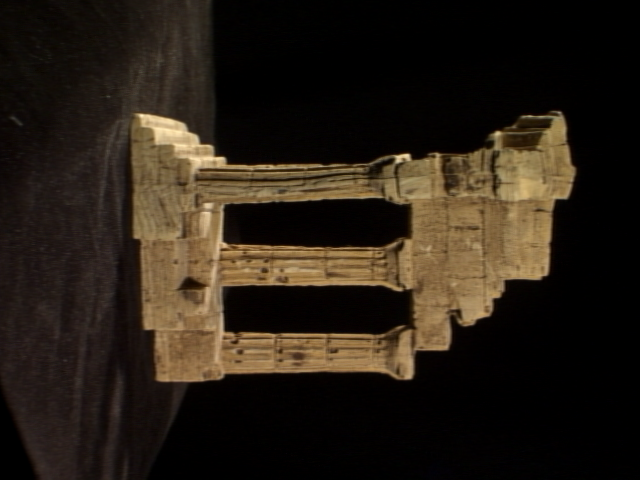
#> input picture Ex9/templeSR0001.png, 640 x 480 px
$ jupyter execute 190428D_EX9.ipynb
#> lines starting #> are read from the running program, lines starting #| are printed output that depends on the picture
Pankajan T.
190428D

[cell 1]
import cv2 as cv
import matplotlib.pyplot as plt
import numpy as np

[cell 2]
f = open(r'templeSR_par.txt', 'r')
#> (reads Ex9/templeSR_par.txt from the repository)


n = int(f.readline())

l = f.readline().split()
im1_f = l[0]
K1 = np.array([float(i) for i in l[1:10]]).reshape((3,3))
R1 = np.array([float(i) for i in l[10:19]]).reshape((3,3))
t1 = np.array([float(i) for i in l[19:22]]).reshape((3,1))

l = f.readline().split()
im2_f = l[0]
K2 = np.array([float(i) for i in l[1:10]]).reshape((3,3))
R2 = np.array([float(i) for i in l[10:19]]).reshape((3,3))
t2 = np.array([float(i) for i in l[19:22]]).reshape((3,1))

im1 = cv.imread( im1_f, cv.IMREAD_COLOR)
#> im1 is the input picture: shape (480, 640, 3); mean B, G, R 21.5, 31.4, 40.2

im2 = cv.imread( im2_f, cv.IMREAD_COLOR)
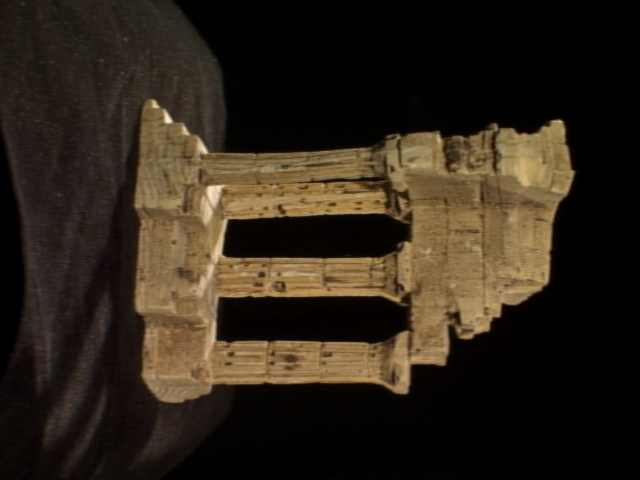
#> input picture Ex9/templeSR0002.png, 640 x 480 px
#> im2 is the input picture: shape (480, 640, 3); mean B, G, R 24.9, 36.5, 46.1


fig, ax = plt.subplots(1, 2, figsize = (10,8))
im1_n = np.rot90(cv.cvtColor(im1, cv.COLOR_BGR2RGB),k=1)
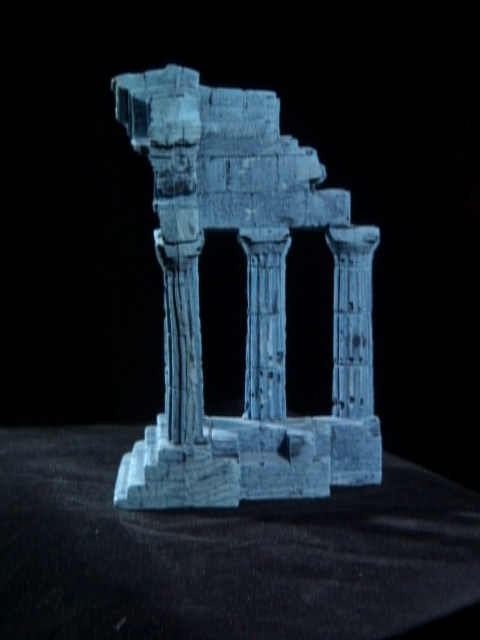
#> im1_n: shape (640, 480, 3); mean B, G, R 40.2, 31.4, 21.5
ax[0].imshow(im1_n)
ax[0].set_title('Image 1')
ax[0].axis('off')
im2_n = np.rot90(cv.cvtColor(im2, cv.COLOR_BGR2RGB),k=1)
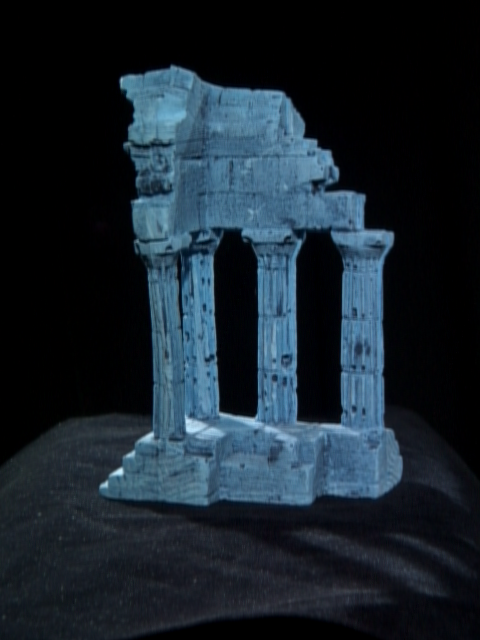
#> im2_n: shape (640, 480, 3); mean B, G, R 46.1, 36.5, 24.9
ax[1].imshow(im2_n)
ax[1].set_title('Image 2')
ax[1].axis('off')
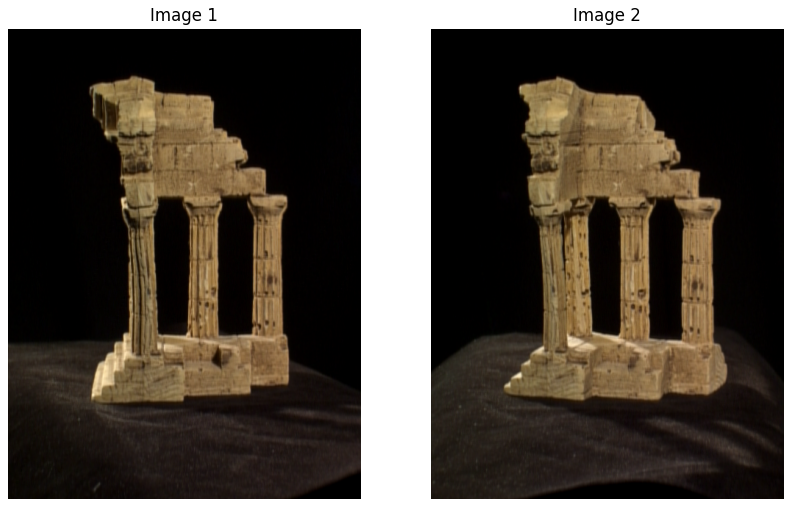
#> figure drawn by matplotlib, 2 panels; B, G, R data is drawn as R, G, B

[cell 3]
img1 = cv.imread('templeSR0001.png',cv.IMREAD_GRAYSCALE)
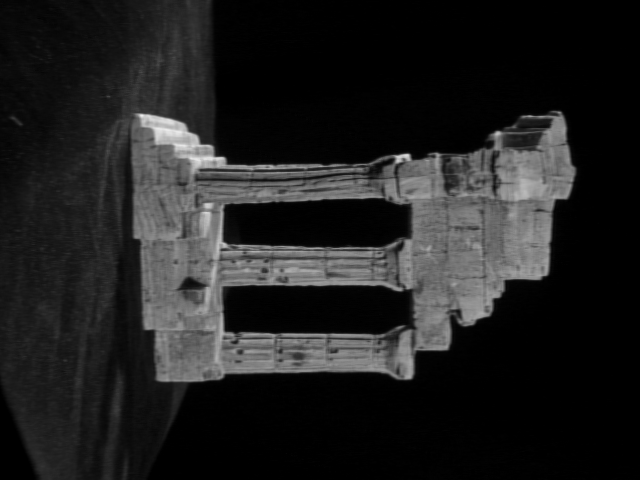
#> img1: shape (480, 640); min 0, max 236, mean 32.5
img2 = cv.imread('templeSR0002.png',cv.IMREAD_GRAYSCALE)
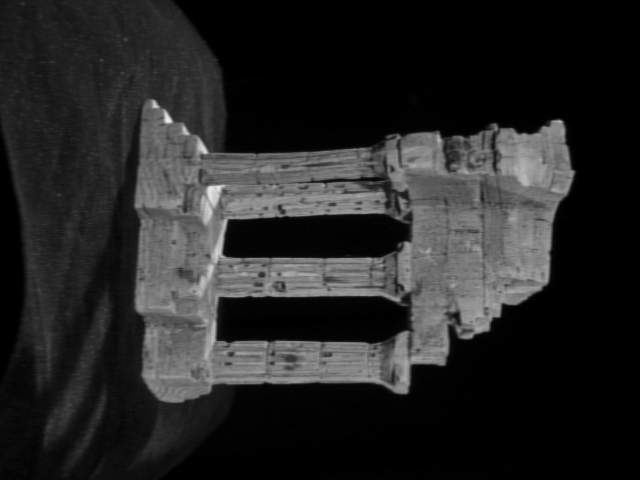
#> img2: shape (480, 640); min 0, max 235, mean 37.7

sift = cv.SIFT_create()

kp1, des1 = sift.detectAndCompute(img1,None)
#> kp1 = 801 keypoints; strongest (x, y, size): (407, 156, 4.4), (398, 158, 5.5), (167, 131, 24), (497, 134, 4.9)
kp2, des2 = sift.detectAndCompute(img2,None)
#> kp2 = 782 keypoints; strongest (x, y, size): (168, 119, 5.3), (249, 239, 30.2), (202, 148, 6.9), (535, 162, 48.8)

bf = cv.BFMatcher()
matches = bf.knnMatch(des1,des2,k=2)
#> matches = 801 matches

gd = []
for m,n in matches:
    if m.distance < 0.75*n.distance:
        gd.append([m])
#> after the loop, gd = 146 matches

img3 = cv.drawMatchesKnn(img1,kp1,img2,kp2,gd,None,flags=cv.DrawMatchesFlags_NOT_DRAW_SINGLE_POINTS)
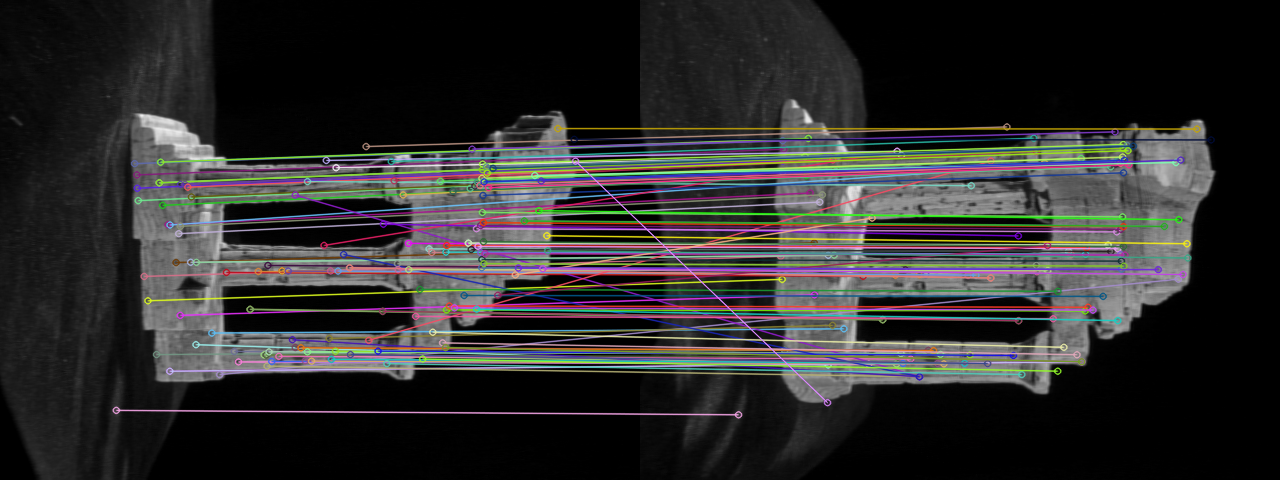
#> img3: shape (480, 1280, 3); mean of channels 0, 1, 2 44.4, 44.4, 45.4; drawn as B, G, R
plt.imshow(img3),plt.show()

[cell 4]
kp1, decs1 = sift.detectAndCompute(im1, None)
#> kp1 = 791 keypoints; strongest (x, y, size): (407, 156, 4.4), (398, 158, 5.5), (167, 131, 24), (497, 134, 4.9)
kp2, decs2 = sift.detectAndCompute(im2, None)
#> kp2 = 778 keypoints; strongest (x, y, size): (168, 119, 5.3), (249, 239, 30.2), (202, 148, 6.9), (535, 162, 48.9)
points1 = np.array(cv.KeyPoint_convert(kp1))
#> points1 = 791 pairs, first value 13.05 to 578.3, second value 96.32 to 409.9
print("Points 1 =",points1)
#> (printed output is left out)
points2 = np.array(cv.KeyPoint_convert(kp2))
#> points2 = 778 pairs, first value 41.02 to 574.2, second value 39.28 to 414.3
print("Points 2 =",points2)
#> (printed output is left out)
FLANN_INDEX_KDTREE = 1
index_params = dict(algorithm = FLANN_INDEX_KDTREE, trees = 5)
search_params = dict(checks = 100)
flann = cv.FlannBasedMatcher(index_params, search_params)
matches = flann.knnMatch(decs1, decs2, k=2)
#> matches = 791 matches
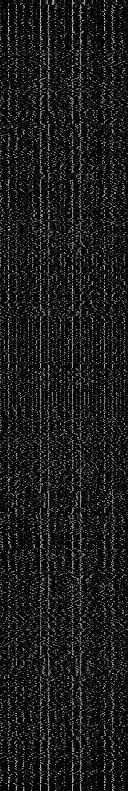
#> decs1: shape (791, 128) float32; min 0, max 210, mean 25.1

[cell 5]
gd = []
pts1 = []
pts2 = []
for i, (m,n) in enumerate(matches):
    if m.distance < 0.7*n.distance:
        gd.append(m)
        pts1.append(kp1[m.queryIdx].pt)
        pts2.append(kp2[m.trainIdx].pt)
#> after the loop, gd = 128 matches; pts1 = 128 pairs, first value 115.8 to 573.8, second value 138.8 to 409.9; pts2 = 128 pairs, first value 98.08 to 570.6, second value 126.4 to 414.3

pts1 = np.array(pts1)
pts2 = np.array(pts2)
F, mask = cv.findFundamentalMat(pts1, pts2, cv.FM_RANSAC)
#> F = [[1.49e-06, 1.44e-05, -0.0254], [-8.26e-06, 8.67e-08, 0.00401], [0.0228, -0.00728, 1]]; mask = 128 values, max 1 at index 0, min 0 at index 12, mean 0.883
print("Fundamental matrix =",F)
#| Fundamental matrix = [[ 1.49034037e-06  1.44154168e-05 -2.53948320e-02]
#|  [-8.25788252e-06  8.67005344e-08  4.00767127e-03]
#|  [ 2.27526901e-02 -7.28270380e-03  1.00000000e+00]]
E = K2.T @ F @ K1
#> E = [[3.45, 33.44, -32.51], [-19.16, 0.202, 2.34], [32.18, -4.43, -0.00622]]
print("Essential Matrix =",E)
#| Essential Matrix = [[ 3.44509489e+00  3.34434549e+01 -3.25145725e+01]
#|  [-1.91581088e+01  2.01870994e-01  2.33852108e+00]
#|  [ 3.21786978e+01 -4.43004055e+00 -6.22266684e-03]]

[cell 6]
retval, R, t, mask = cv.recoverPose(E, pts1, pts2, K1)
#> retval = 128; R = [[0.997, -0.0696, 0.0209], [0.0615, 0.962, 0.268], [-0.0387, -0.266, 0.963]]; t = [-0.0618, -0.86, -0.506]; mask = 128 values from 255 to 255
R_t_1 = np.concatenate((R1,t1), axis=1)
R2_ = R1 @ R
#> R2_ = [[0.0892, 0.992, 0.0894], [0.993, -0.0954, 0.0675], [0.0755, 0.0828, -0.994]]
t2_ = R1 @ t
#> t2_ = [-0.756, -0.0771, 0.65]
R_t_2 = np.concatenate((R2_,t2_), axis=1)
#> R_t_2 = [[0.0892, 0.992, 0.0894, -0.756], [0.993, -0.0954, 0.0675, -0.0771], [0.0755, 0.0828, -0.994, 0.65]]
P1 = K1 @ np.hstack((R1, t1))
P2_ = K2 @ R_t_2
#> P2_ = [[158.5, 1533.2, -164.5, -953.1], [1534.1, -125.2, -142.3, 42.79], [0.0755, 0.0828, -0.994, 0.65]]
print("Second camera matrix =",P2_)
#| Second camera matrix = [[ 1.58524669e+02  1.53324446e+03 -1.64453374e+02 -9.53099575e+02]
#|  [ 1.53407871e+03 -1.25194936e+02 -1.42282633e+02  4.27897189e+01]
#|  [ 7.55162306e-02  8.27859886e-02 -9.93702057e-01  6.49896959e-01]]

[cell 7]
pnt4d = cv.triangulatePoints(P1,P2_, pts1.T, pts2.T)
pnt4d /= pnt4d[3,:]
X = pnt4d[0,:]
#> X = 128 values, max 0.0376 at index 60, min -0.313 at index 0, mean -0.125
Y = pnt4d[1,:]
#> Y = 128 values, max 0.825 at index 0, min 0.186 at index 127, mean 0.467
Z = pnt4d[2,:]
#> Z = 128 values, max 2.96 at index 49, min 1.75 at index 23, mean 2.61
fig = plt.figure(1)
ax = fig.add_subplot(111, projection='3d')
ax.scatter(X, Y, Z, s=1, cmap='gray')
plt.show()
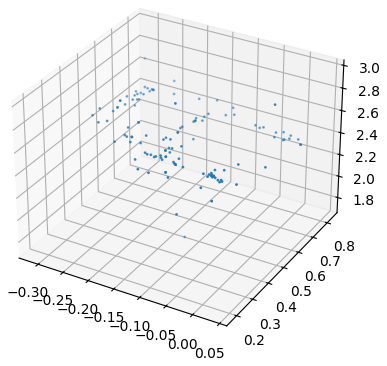
#> figure drawn by matplotlib, 1 panel
